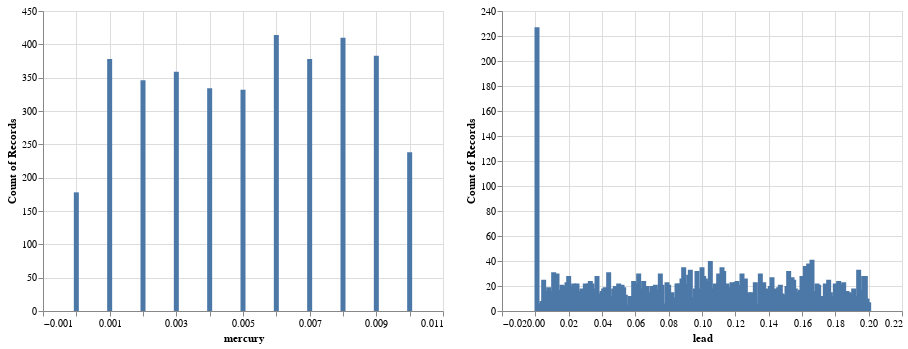

Notebook code for this chart:
### Code cell
lead_chart = alt.Chart(water_training).mark_bar().encode(
        alt.Y('count(lead)'),
        alt.X('lead'))

mercury_chart = alt.Chart(water_training).mark_bar().encode(
        alt.Y('count(mercury)'),
        alt.X('mercury'))

dist_chart = mercury_chart | lead_chart
dist_chart

### Figure 1 — Vega-Lite specification as saved in the notebook (floating-point values rounded to 4 significant figures; data arrays with more than 128 entries replaced by an {"elided": "..."} marker saying what was removed)
{"config": {"view": {"continuousWidth": 400, "continuousHeight": 300}}, "hconcat": [{"mark": "bar", "encoding": {"x": {"field": "mercury", "type": "quantitative"}, "y": {"aggregate": "count", "field": "mercury", "type": "quantitative"}}}, {"mark": "bar", "encoding": {"x": {"field": "lead", "type": "quantitative"}, "y": {"aggregate": "count", "field": "lead", "type": "quantitative"}}}], "data": {"name": "data-28118abc1c3d20a69a20000d17c56fe9"}, "$schema": "https://vega.github.io/schema/vega-lite/v4.17.0.json", "datasets": {"data-28118abc1c3d20a69a20000d17c56fe9": {"elided": "3750 records"}}}
